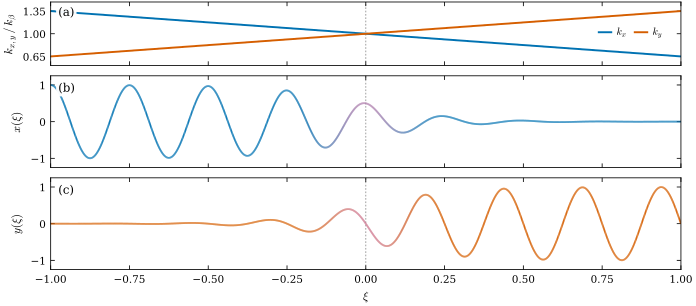

Write Python code to recreate this figure.
#!/usr/bin/env -S uv run --script
# /// script
# dependencies = ["matplotlib", "numpy"]
# ///
"""Schematic of the slow plasma-anisotropy crossing.

Three-panel figure showing (a) the focusing strengths k_x, k_y vs
propagation coordinate xi, and the resulting transverse trajectories
(b) x(xi) and (c) y(xi) of a witness electron through the stage.
"""

import sys
from pathlib import Path

import matplotlib.pyplot as plt
import numpy as np
from matplotlib.collections import LineCollection

sys.path.insert(0, str(Path(__file__).parent))
from _style import COL_DOUBLE, OKABE_ITO, set_style  # noqa: E402

set_style()

XI_MIN, XI_MAX = -1.0, 1.0
XI_STAR = 0.0
K_BETA = 1.0
ETA = 0.35
N_CYCLES = 8
SIG_K = 7.0
VIOLET_SIGMA = 0.09

BLUE = OKABE_ITO["blue"]
RED = OKABE_ITO["vermillion"]
VIOLET = OKABE_ITO["purple"]


def sigmoid(xi, k=SIG_K, x0=XI_STAR):
    return 1.0 / (1.0 + np.exp(-k * (xi - x0)))


def hex_to_rgb(h):
    h = h.lstrip("#")
    return np.array([int(h[i : i + 2], 16) for i in (0, 2, 4)]) / 255.0


BLUE_RGB = hex_to_rgb(BLUE)
RED_RGB = hex_to_rgb(RED)
VIOLET_RGB = hex_to_rgb(VIOLET)


def colour_along(xi, base_rgb):
    """Blend base colour toward violet near the crossing point."""
    env = np.exp(-((xi - XI_STAR) ** 2) / (2 * VIOLET_SIGMA ** 2))
    colours = np.tile(base_rgb, (len(xi), 1))
    vfrac = 0.85 * env[:, None]
    return colours * (1 - vfrac) + VIOLET_RGB * vfrac


def line_collection(xi, y, colours, lw=1.3):
    pts = np.column_stack([xi, y])
    segs = np.stack([pts[:-1], pts[1:]], axis=1)
    return LineCollection(segs, colors=colours[:-1], linewidths=lw)


def main():
    fig, axes = plt.subplots(
        3,
        1,
        figsize=(COL_DOUBLE, 3.1),
        gridspec_kw={"height_ratios": [0.9, 1.3, 1.3], "hspace": 0.10},
        sharex=True,
    )

    xi = np.linspace(XI_MIN, XI_MAX, 2000)
    sw = sigmoid(xi)
    phase = 2 * np.pi * N_CYCLES * (xi - XI_MIN) / (XI_MAX - XI_MIN)

    # (a) k_x(xi), k_y(xi)
    ax0 = axes[0]
    kx = K_BETA + ETA * (1 - 2 * (xi - XI_MIN) / (XI_MAX - XI_MIN))
    ky = K_BETA - ETA * (1 - 2 * (xi - XI_MIN) / (XI_MAX - XI_MIN))
    ax0.plot(xi, kx, color=BLUE, lw=1.4, label=r"$k_x$")
    ax0.plot(xi, ky, color=RED, lw=1.4, label=r"$k_y$")
    ax0.axvline(XI_STAR, color="0.55", lw=0.6, ls=(0, (2, 2)), zorder=0)
    ax0.set_ylabel(r"$k_{x,y}\,/\,k_\beta$")
    ax0.set_yticks([K_BETA - ETA, K_BETA, K_BETA + ETA])
    ax0.set_yticklabels(["0.65", "1.00", "1.35"])
    ax0.set_ylim(K_BETA - 1.4 * ETA, K_BETA + 1.4 * ETA)
    ax0.legend(
        loc="center right",
        handlelength=1.2,
        ncol=2,
        columnspacing=0.7,
        bbox_to_anchor=(0.98, 0.5),
    )

    # (b) x(xi)
    ax1 = axes[1]
    amp_x = 1.0 - sw
    x_traj = amp_x * np.cos(phase)
    col_x = colour_along(xi, BLUE_RGB)
    ax1.add_collection(line_collection(xi, x_traj, col_x))
    ax1.axvline(XI_STAR, color="0.55", lw=0.6, ls=(0, (2, 2)), zorder=0)
    ax1.set_ylabel(r"$x(\xi)$")
    ax1.set_ylim(-1.25, 1.25)
    ax1.set_yticks([-1, 0, 1])

    # (c) y(xi)
    ax2 = axes[2]
    amp_y = sw
    y_traj = amp_y * np.cos(phase + np.pi / 2)
    col_y = colour_along(xi, RED_RGB)
    ax2.add_collection(line_collection(xi, y_traj, col_y))
    ax2.axvline(XI_STAR, color="0.55", lw=0.6, ls=(0, (2, 2)), zorder=0)
    ax2.set_ylabel(r"$y(\xi)$")
    ax2.set_ylim(-1.25, 1.25)
    ax2.set_yticks([-1, 0, 1])
    ax2.set_xlabel(r"$\xi$")

    label_bbox = dict(
        boxstyle="square,pad=0.18",
        facecolor="white",
        edgecolor="none",
        alpha=0.95,
    )
    for ax, label in zip(axes, ["(a)", "(b)", "(c)"]):
        ax.text(
            0.012,
            0.93,
            label,
            transform=ax.transAxes,
            fontsize=8.5,
            ha="left",
            va="top",
            bbox=label_bbox,
        )

    for ax in axes:
        ax.set_xlim(XI_MIN, XI_MAX)

    out = Path(__file__).parent / "fig0_schematic.pdf"
    fig.savefig(out)
    print(f"wrote {out}")


if __name__ == "__main__":
    main()
